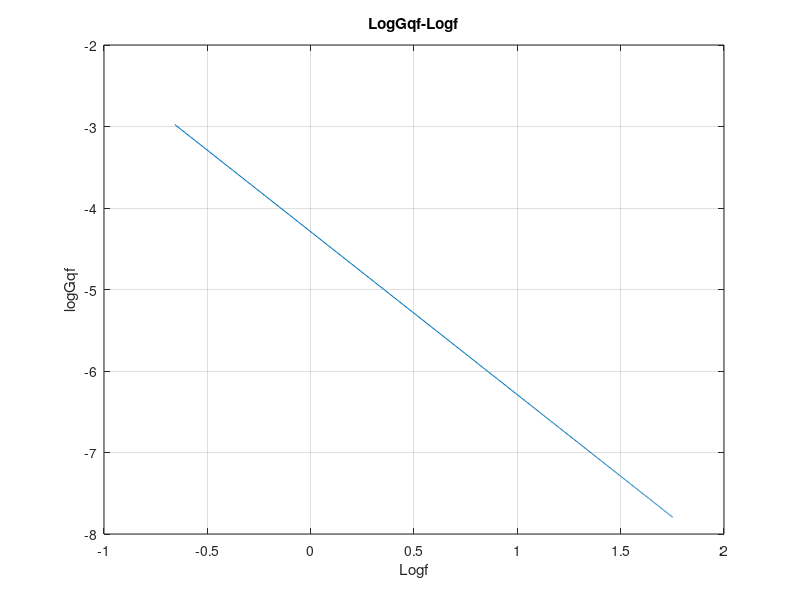
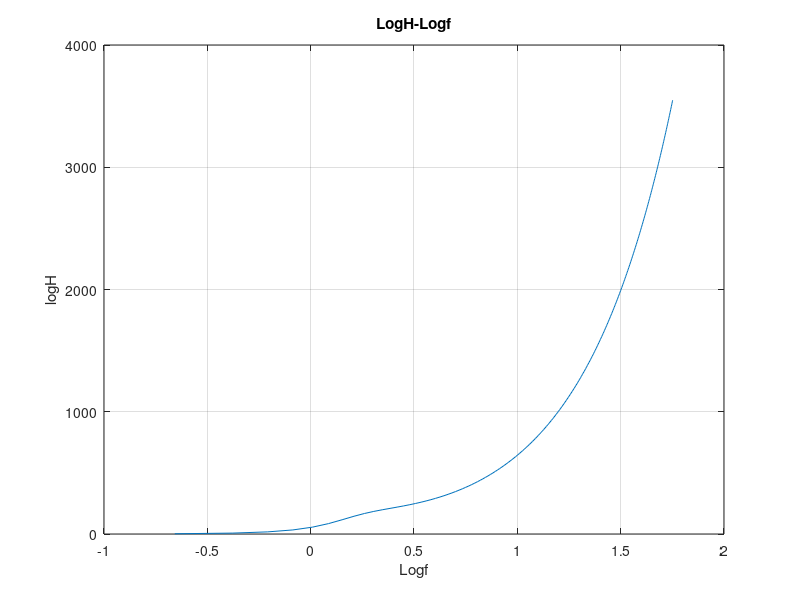
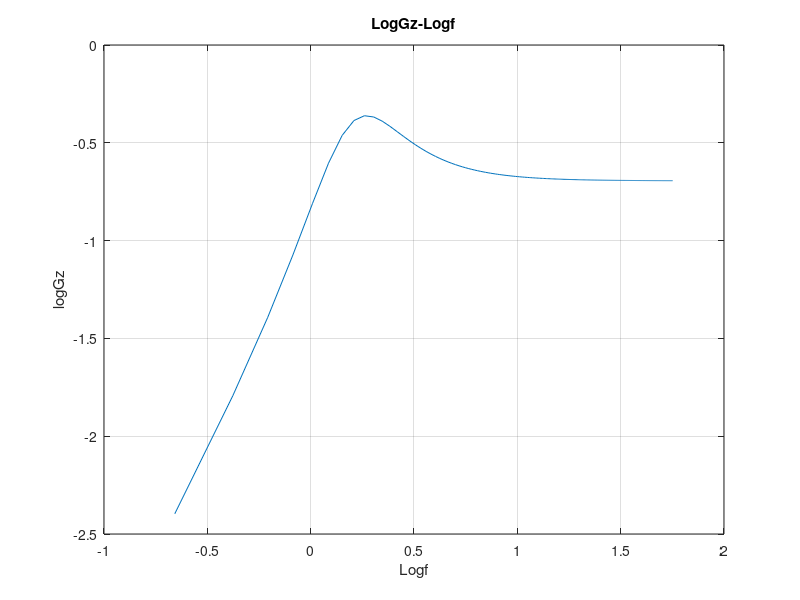

The MATLAB source for these figures, in order:
% 定义n的取值范围
n = 0.011:0.01:2.83; % 从0.011到2.83，步长为0.01
n0 = 0.1;
Gq0 = 2.56e-4;
u = 20; % m/s
w0=10;

% 初始化数组
f = zeros(size(n));
w = zeros(size(n));
Gqf = zeros(size(n));
PLB2 = zeros(size(n));
H=zeros(size(n));
Gz=zeros(size(n));

% 循环计算每个n对应的f, Gqf, Gq1f和Gq2f
for i = 1:length(n)
    f(i) = u * n(i);
    w(i) = 2*pi*f(i);
    PLB2(i) =(w(i)/w0)^2;
    ff = f(i) * f(i);
    Gqf(i) = Gq0 * n0 * n0 * u * (1 / ff);
    H(i)=w(i)*w(i)*sqrt((1+PLB2(i))/((1-PLB2(i))*(1-PLB2(i))+PLB2(i)));
    Gz(i)=H(i)*H(i)*Gqf(i);
end

% 计算对数
Logf = log10(f);
logGqf = log10(Gqf);
logH = log10(H);
logGz = log10(Gz);

% 绘制Gqf的图像
figure; % 创建第一个图形窗口
plot(Logf, logGqf); % 绘制Logf和logGqf的图像
title('LogGqf-Logf');
xlabel('Logf');
ylabel('logGqf');
grid on; % 显示网格

% 绘制Gqf的图像
figure; % 创建第一个图形窗口
plot(Logf, H); % 绘制Logf和logH的图像
title('LogH-Logf');
xlabel('Logf');
ylabel('logH');
grid on; % 显示网格

% 绘制Gqf的图像
figure ; % 创建第一个图形窗口
plot(Logf, logGz); % 绘制Logf和logGz的图像
title('LogGz-Logf');
xlabel('Logf');
ylabel('logGz');
grid on; % 显示网格
